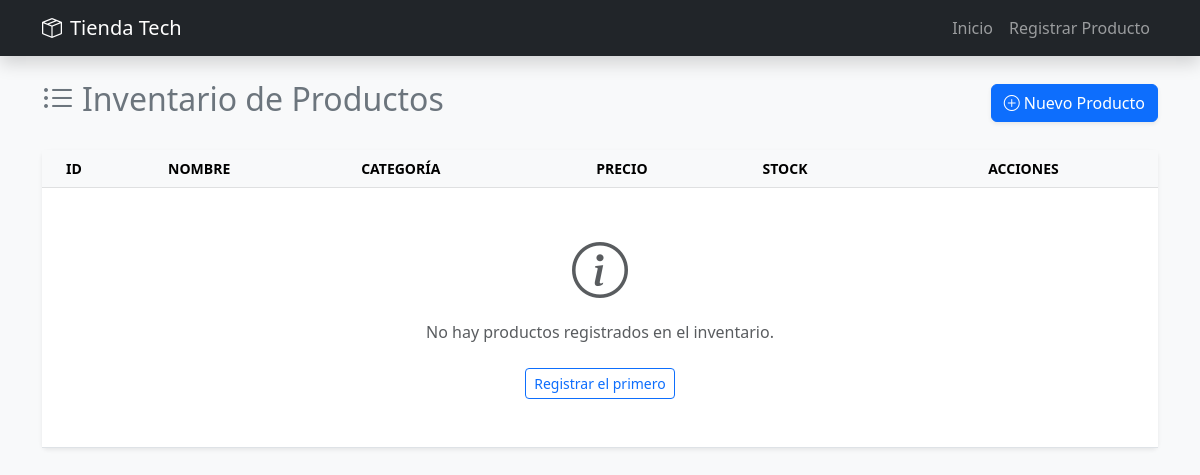
Before: / with the older database file.
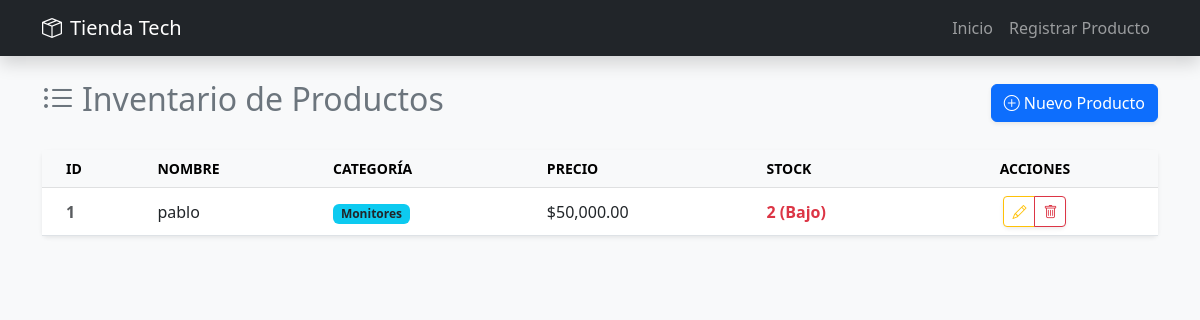
After: the same page with the newer database file.
### tables this page shows
CREATE TABLE productos (
            id INTEGER PRIMARY KEY AUTOINCREMENT,
            nombre TEXT NOT NULL,
            categoria TEXT NOT NULL,
            precio REAL NOT NULL,
            stock INTEGER NOT NULL
        );

### app.py (the view)
@app.route('/')
def index():
    conn = get_db_connection()
    productos = conn.execute('SELECT * FROM productos').fetchall()
    conn.close()
    return render_template('index.html', productos=productos)

### database.py (called while the page is built)
def get_db_connection():
    conn = sqlite3.connect('inventario.db')
    conn.row_factory = sqlite3.Row
    return conn

### templates/index.html
{% extends 'base.html' %}
{% block content %}
<div class="d-flex justify-content-between align-items-center mb-4">
    <h2 class="text-secondary"><i class="bi bi-list-ul me-2"></i>Inventario de Productos</h2>
    <a href="{{ url_for('registrar') }}" class="btn btn-primary shadow-sm">
        <i class="bi bi-plus-circle me-1"></i>Nuevo Producto
    </a>
</div>
<div class="card shadow-sm border-0">
    <div class="card-body p-0">
        <div class="table-responsive">
            <table class="table table-hover align-middle mb-0">
                <thead class="table-light text-uppercase small fw-bold">
                    <tr>
                        <th class="ps-4">ID</th>
                        <th>Nombre</th>
                        <th>Categoría</th>
                        <th>Precio</th>
                        <th>Stock</th>
                        <th class="text-center pe-4">Acciones</th>
                    </tr>
                </thead>
                <tbody>
                    {% for producto in productos %}
                    <tr>
                        <td class="ps-4 fw-bold text-muted">{{ producto['id'] }}</td>
                        <td>{{ producto['nombre'] }}</td>
                        <td><span class="badge bg-info text-dark">{{ producto['categoria'] }}</span></td>
                        <td>${{ "{:,.2f}".format(producto['precio']) }}</td>
                        <td>
                            {% if producto['stock'] < 10 %}
                                <span class="text-danger fw-bold">{{ producto['stock'] }} (Bajo)</span>
                            {% else %}
                                {{ producto['stock'] }}
                            {% endif %}
                        </td>
                        <td class="text-center pe-4">
                            <div class="btn-group shadow-sm">
                                <a href="{{ url_for('editar', id=producto['id']) }}" class="btn btn-sm btn-outline-warning">
                                    <i class="bi bi-pencil"></i>
                                </a>
                                <a href="{{ url_for('eliminar', id=producto['id']) }}" class="btn btn-sm btn-outline-danger" onclick="return confirm('¿Desea eliminar este producto?')">
                                    <i class="bi bi-trash"></i>
                                </a>
                            </div>
                        </td>
                    </tr>
                    {% else %}
                    <tr>
                        <td colspan="6" class="text-center py-5">
                            <i class="bi bi-info-circle display-4 text-muted d-block mb-3"></i>
                            <p class="text-muted">No hay productos registrados en el inventario.</p>
                            <a href="{{ url_for('registrar') }}" class="btn btn-sm btn-outline-primary mt-2">Registrar el primero</a>
                        </td>
                    </tr>
                    {% endfor %}
                </tbody>
            </table>
        </div>
    </div>
</div>
{% endblock %}

### templates/base.html (shortened to what this page needs)
<!DOCTYPE html>
<html lang="es">
<head>
    <link href="https://cdn.jsdelivr.net/npm/bootstrap@5.3.0/dist/css/bootstrap.min.css" rel="stylesheet">
    <link rel="stylesheet" href="https://cdn.jsdelivr.net/npm/bootstrap-icons@1.11.0/font/bootstrap-icons.css">
</head>
<body class="bg-light">
    <nav class="navbar navbar-expand-lg navbar-dark bg-dark mb-4 shadow">
        <div class="container">
            <a class="navbar-brand" href="{{ url_for('index') }}">
                <i class="bi bi-box-seam me-2"></i>Tienda Tech
            </a>
            <div class="collapse navbar-collapse" id="navbarNav">
                <ul class="navbar-nav ms-auto">
                    <li class="nav-item">
                        <a class="nav-link" href="{{ url_for('index') }}">Inicio</a>
                    </li>
                    <li class="nav-item">
                        <a class="nav-link" href="{{ url_for('registrar') }}">Registrar Producto</a>
                    </li>
                </ul>
            </div>
        </div>
    </nav>
    <div class="container">
        {% block content %}{% endblock %}
    </div>
</body>
</html>

Changed rows visible on the page:
added productos: id "1", nombre "pablo", categoria "Monitores", precio "50,000.00", stock "2"
Other visible differences:
text no longer shown: "No hay productos registrados en el inventario. Registrar el primero"
